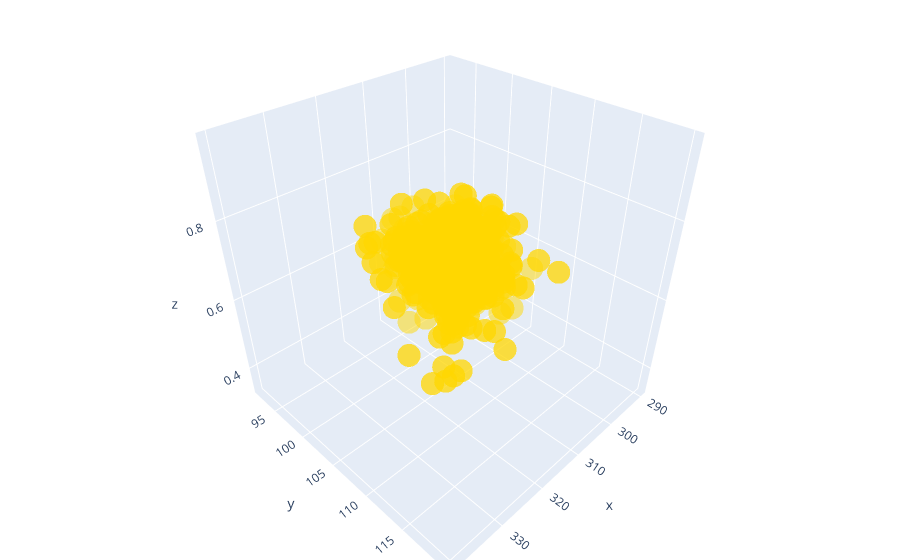

Notebook code for this chart:
### Markdown cell above
### 3D Scatter Plot for GRE VS TOEFL VS ADMISSION

### Code cell
# create trace 1 that is 3d scatter

trace1 = go.Scatter3d(
    x = data['GRE Score'],
    y = data['TOEFL Score'],
    z = data['Chance of Admit '],
    mode = 'markers',
    marker=dict(
        size = 8,
        color = 'gold',
        opacity = 0.5    
    )
)

df3 = [trace1]

layout = go.Layout(
    title = 'Character vs Gender vs Alive or not',
    margin=dict(
        l=0,
        r=0,
        b=0,
        t=0  
    )
    
)
fig = go.Figure(data=df3, layout=layout)
iplot(fig)

### Figure 1 — Plotly figure (JSON) as saved in the notebook; plotly's stock layout.template omitted (floating-point values rounded to 4 significant figures; data arrays with more than 128 entries replaced by an {"elided": "..."} marker saying what was removed)
{"data": [{"marker": {"color": "gold", "opacity": 0.5, "size": 8}, "mode": "markers", "type": "scatter3d", "x": {"elided": "900 int values"}, "y": {"elided": "900 int values"}, "z": {"elided": "900 float values"}}], "layout": {"margin": {"b": 0, "l": 0, "r": 0, "t": 0}, "title": {"text": "Character vs Gender vs Alive or not"}}}
